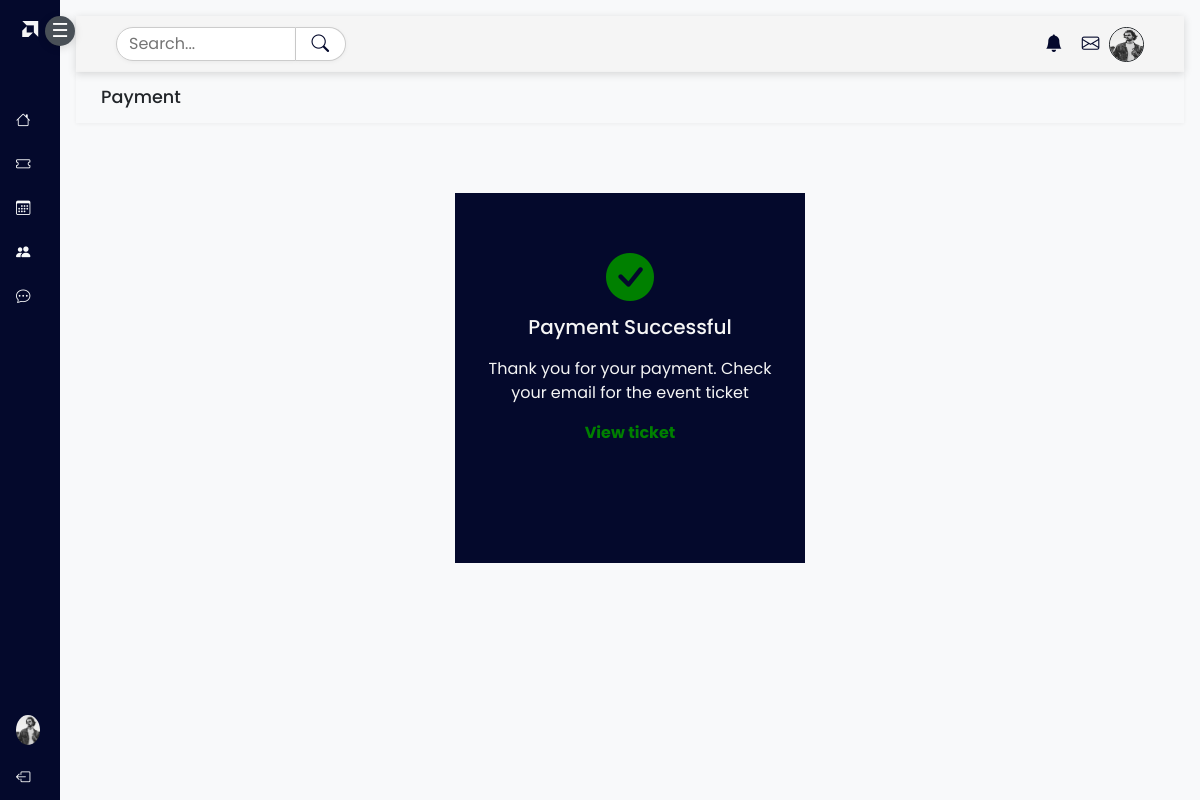
The app's page /payment/success/ (signed in), older data.
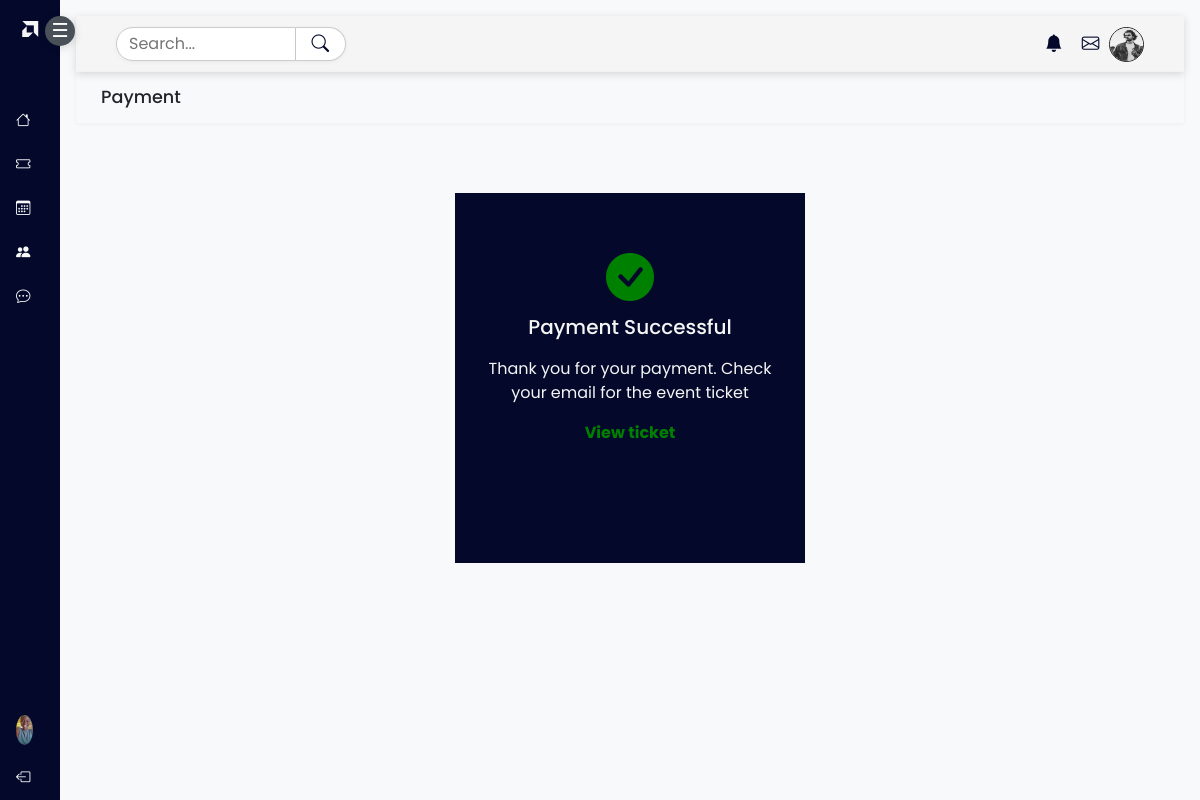
The same page, newer data.
### accounts/models.py (models this page shows, shortened)
class CustomUser(AbstractUser):
    ROLES = (
        ('USER', 'User'),
        ('ADMIN', 'Admin'))
    role = models.CharField(max_length=20, choices=ROLES, default='USER')
    email = models.CharField(max_length=150, unique=True, null=False, blank=False)
    username = models.CharField(max_length=100, unique=False, null=True, blank=True)
    first_name = models.CharField(max_length=150, blank=False, null=False)
    last_name = models.CharField(max_length=150, blank=False, null=False)
    USERNAME_FIELD = 'email'
    REQUIRED_FIELDS = []
    objects = UserManager()
    class Meta:
        permissions = (("can_add_user", "Can add user"),
            ("can_update_user", "Can update user"),
            ("can_delete_user", "Can delete user"),
            )

class UserProfile(models.Model):
    profile_picture = models.ImageField(upload_to='media/', blank=True, null=True)
    date_of_birth = models.DateField(blank=True, null=True)
    age = models.IntegerField(blank=True, null=True)
    user = models.OneToOneField(CustomUser, on_delete=models.CASCADE, related_name='profile')
    bio = models.TextField(max_length=500, blank=True)

### events/views.py (the view)
# urls.py: path('payment/success/', views.payment_success, name="payment_sucesss"),
@login_required
def payment_success(request):
    return render(request, 'events/payment_success.html')

### events/templates/events/payment_success.html (shortened to what this page needs)
{% extends 'accounts/base.html' %}
{% load static %}
{% load crispy_forms_tags %}
{% block content%}
<div class="wrapper">
    <div id="sidebar" class="text-light collapsed d-flex flex-column">
     <a href="#" class="logo">
        <i class="bi bi-amd"></i><span class="menu-text"><b id='logo_home_dash'>Tech</b>Convene</span>
      </a>
      <button class="mb-3 mt-3" id="toggleSidebar">☰</button>
      <nav class="nav flex-column">
        <a href="{% url 'user_dashboard_view' %}" class="nav-link text-light">
          <i class="bi bi-house"></i>
        </a>
        <a href="#" class="nav-link text-light">
          <i class="bi bi-ticket"></i>
        </a>
        <a href="" class="nav-link text-light">
          <i class="bi bi-calendar3"></i>
        <a href="#" class="nav-link text-light">
        <i class="bi bi-people-fill"></i>
        <a href="{% url 'chat_view' %}" class="nav-link text-light">
        <i class="bi bi-chat-dots"></i>
        </a>
        <div>
            <a href="{% url 'profile' %}" class="nav-link text-light">
             {% if user.profile.profile_picture %}
            <img src="{{ user.profile.profile_picture.url }}"  class="rounded-circle" width="30" height="30" alt="no image"/>
            {% else %}
            <img  src="{% static 'accounts/images/avatar.jpg' %}" class="rounded-circle" width="30" height="30"/>
            {% endif %}
            </a>
            <a href="{% url 'logout' %}" class="nav-link text-light">
            <i class="bi bi-box-arrow-left"></i>
            </a>
        </div>
      </nav>
    </div>
      <div id="content" class="bg-light p-3">
      <div class="content_header_dash container-fluid">
        <div>
          <input name="search" type="search" placeholder="Search..." aria-label="Search">
          <button class="btn btn-outline-dark" type="submit">
            <i class="bi bi-search"></i>
          </button>
        </div>
        <div>
          <i class="bi bi-bell-fill"></i>
          <i class="bi bi-envelope"></i>
           <img  src="{% static 'accounts/images/pexels-blitzboy-1040880.jpg' %}" class="rounded-circle border border-dark" width="35" height="35"/>
        </div>
      </div>
      <h4 class="welcome-greeting container-fluid" >Payment</h4>
    <div class="pay">
      <i class="bi bi-check-circle-fill" id="payment-icon"></i>
      <h5 class="card-title text-center">Payment Successful</h5>
      <p>Thank you for your payment. Check your email for the event ticket</p>
      <a href="{% url 'purchased_tickets' %}">View ticket</a>
  </div>
{% endblock%}

Row changes from the older to the newer data that the page shows:
changed CustomUser: profile.profile_picture: a different picture
